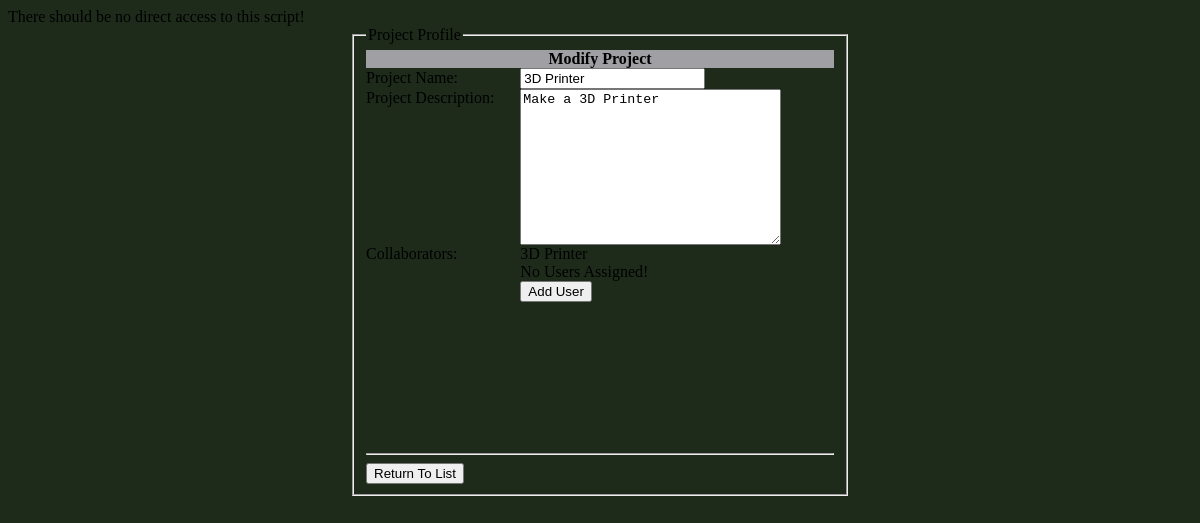
/userprofile/userprofile_old/project_profiles.php?id=14, run on the app's committed database.
### tables this page shows
CREATE TABLE IF NOT EXISTS `projects` (
  `ID` int(11) NOT NULL AUTO_INCREMENT,
  `Name` varchar(40) NOT NULL,
  `Description` varchar(255) NOT NULL,
  PRIMARY KEY (`ID`)
);

### userprofile/userprofile_old/project_profiles.php (the view, shortened to what this page needs)
<!DOCTYPE html PUBLIC "-//W3C//DTD XHTML 1.0 Transitional//EN" "http://www.w3.org/TR/xhtml1/DTD/xhtml1-transitional.dtd">
<html xmlns="http://www.w3.org/1999/xhtml">
<head>
<?php
require_once ('include/common.php');
$mode='list';
$project_id=null;
$name = null;
$description=null;
$submit=false;
if (isset($_GET['id'])) {
	$project_id=$_GET['id'];
}
if(!empty($project_id)) $mode="update";
 if ($mode == 'update') {
 	if (!$submit) {
 		if (!empty($project_id)) {
 			$result = mysql_query("SELECT * FROM projects WHERE ID = '".$project_id."'");
 			while($row = mysql_fetch_array($result))
 			{
 				$name = $row["Name"];
 				$description=$row['Description'];
 			}
 		}
 	}
 } else if ($mode == 'create') {
 	if ($submit) {
 		$query = 'INSERT INTO projects (ID, Name, Description) values ("","'.
 		$_POST["name"].'","' . $_POST['description'] . '")';
 		$result = mysql_query ($query);
 		if (!$result) {
 			die('Invalid query INSERT INTO projects: ' . mysql_error());
 		}
 		$query = 'SELECT MAX(ID) FROM projects';
 		$result = mysql_query ($query);
 		if (!$result) {
 			die('Invalid query: SELECT MAX(ID)' . mysql_error());
 		}
 		$project_id = mysql_fetch_row($result);
 		$project_id = $project_id[0];
 		$mode = 'list';
 		$submit=false;
 	}
 }
?>
</head>
<body>
	<div id="form"
		style="width: 500px; margin-left: auto; margin-right: auto;">
		<?php
		if($mode == 'create' || $mode == 'update') {
			print '<form name="signup" method="post" action="project_profiles.php?mode=' . $mode . '">';
		}
		print '<fieldset>';
		if ($mode == 'list') {
			print '<legend>Project Listings</legend>';
		} else {
			print '<legend>Project Profile</legend>';
		}
		if($mode=='update' || $mode=='create') {
			print '<table cellspacing="0" cellpadding="0" width="100%">';
			print '<thead>';
			if ($mode=='create')
				print'<th colspan="2">Create Project</th>';
			else
				print'<th colspan="2">Modify Project</th>';
			print '</thead>';
			print '<tr>';
			print'<td align="left">Project Name:</td>';
			print '<td>';
			print '<input type="text" name="name"	value="' . $name . '"';
			if(empty($project_id)&& $mode == 'update') echo "disabled=\"disabled\"";
			print '/></td>';
			print '</tr>';
			print '<tr>';
			print '	<td align="left" valign="top">Project Description:</td>';
			print '<td>';
			print '<textarea cols="30" rows="10" name="description"';
			if(empty($project_id) && $mode == 'update') echo "disabled=\"disabled\"";
			print '>';
			print $description;
			print '</textarea>';
			print '</td>';
			print '</tr>';
			if ($mode!='create') {
				print '<tr>';
				print'<td valign="top" align="left">Collaborators:</td>';
				print '<td>';
				print '<div style="min-height:200px;overflow-y:scroll;" id="user_listing">';
				display_project_user_list($project_id);
				print '</div>';
				print '</td>';
				print '</tr>';
			}
			print '</table>';
		} else if ($mode=='list') {
			$projects=getProjectsList();
			print '<table cellspacing="3px" cellpadding="0" width="100%">';
			print '<thead>';
			print'<th style="width:30%">Name</th>';
			print '<th>Description</th>';
			print '</thead>';
			foreach ($projects as $id=>$attributes) {
				print '<tr valign="top">';
				print '<td>';
				print $attributes['name'];
				print '</td>';
				print '<td>';
				print $attributes['description'];
				print '</td>';
				print '<td>';
				print '<a href="project_profiles.php?id=' .$id . '" title="Modify Project \'' . $attributes['name'] . '\'"><input type="button" name="edit"	value="Edit" /></a>';
				print '</td>';
				print '</tr>';
			}
			print '<tr valign="top">';
			print '<td align="right" colspan="4">';
			print '<hr/>';
			print '<a href="project_profiles.php?mode=create" title="Create A New Project"><input type="button" name="new_project"	value="Create Project" /></a>';
			print '</td>';
			print '</table>';
		}
		print '<hr />';
		if ($mode == 'create' || $mode == 'update') {
			print '<input type="submit" value="';
			if($mode=='create') echo  'Create'; else echo 'Return To List';
			print '" />';
			print '</form>';
		}
		?>
	</div>
</body>
</html>

### userprofile/userprofile_old/include/common.php (shortened to what this page needs)
<?php
function getProjectName($project_id) {
	if (!empty($project_id)) {
		$query = 'SELECT ID,name, description FROM projects WHERE ID=' . $project_id;
	} else return null;
	$result = mysql_query ($query);
	$row = mysql_fetch_assoc($result);
	return $row['name'];
}
function getProjectUsers($project_id) {
	$user_listing=array();
	return $user_listing;
}
function display_project_user_list($project_id) {
	$user_list =getProjectUsers($project_id);
	if (empty($user_list)) {
		print '<span >';
		print getProjectName($project_id) . '<br/>';
		print 'No Users Assigned!';
		print '<br/>';
		print '<input type="button" name="add_user" value="Add User" onclick="selectUsers(' . $project_id . ')"/>';
		print '</span>';
		return;
	}
}

### userprofile/userprofile_old/style.css (style rules this page uses)
body { background-color:#1E2B1B; }
th { background:#A0A0A4; width: 100%; }

### data on the page
projects: name "3D Printer", description "Make a 3D Printer", Name "3D Printer"
